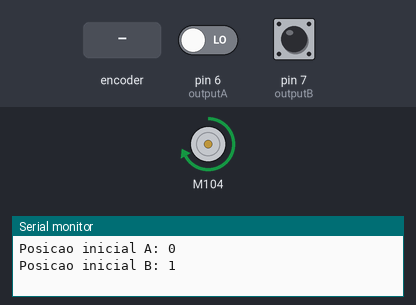
This sketch was run on a simulated Arduino Uno, built with avr-gcc and run on an emulated ATmega328P. On the bench: DC motor (green arrow = forward, orange = backward, longer = faster), the last lines printed to the serial monitor. The inputs (shaded band) are chosen by the test bench; at power-on: pin 6 (outputA) LOW, pin 7 (outputB) HIGH.

Above: at 1.2 s.
1.3 s: rotary encoder on pin 6 (outputA) / pin 7 (outputB) turned 1 step (first pin leading)
At 1.6 s:
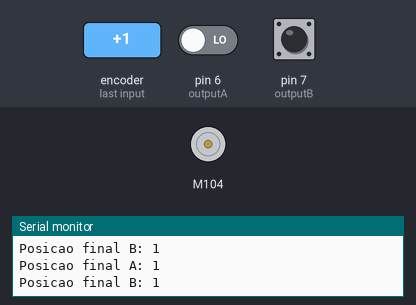
Timing chart, 0 to 4.3 s (numbered marks = the images above; inputs shaded):
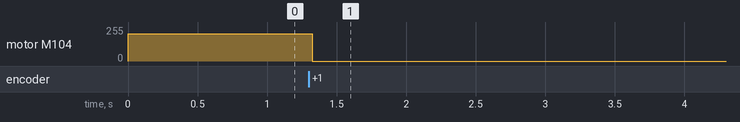

Measured:
- after the input at 1.3 s, motor M104: forward 204/255 → stopped at once

The sketch:

motor_dc.ino
```cpp
//  Demo function:The application method to drive the DC motor.
//  Author:Loovee (luweicong@seeed.cc)
//  2016-3-11

#include "MotorDriver.h"

MotorDriver motor;

 #define outputA 6
 #define outputB 7
 #define motorPin 10
 int counter = 0;
 int stateA, stateB;
 int initStateA, initStateB;
 void setup() {
   pinMode (outputA,INPUT);
   pinMode (outputB,INPUT);
   motor.begin();

   Serial.begin (9600);
   // Reads the initial state of the outputA
   initStateA = digitalRead(outputA);
   initStateB = digitalRead(outputB);

   Serial.print("Posicao inicial A: ");
   Serial.print(initStateA);
   Serial.print("\n");

   Serial.print("Posicao inicial B: ");
   Serial.print(initStateB);
   Serial.print("\n");
 }

void loop() {
    //motor.speed(0, 100);            // set motor0 to speed 100
    /*delay(1000);
    motor.brake(0);                 // brake
    delay(1000);
    motor.speed(0, -100);           // set motor0 to speed -100
    delay(1000);
    motor.stop(0);                  // stop
    delay(1000);
    */

   stateA = initStateA;
   stateB = initStateB;
   if (initStateA == initStateB){
    while (stateA == stateB){
      motor.speed(0, 80);
      stateA = digitalRead(outputA);
      stateB = digitalRead(outputB);
    }
    motor.speed(0, 0);
    Serial.print("Posicao final A: ");
    Serial.print(stateA);
    Serial.print("\n");

    Serial.print("Posicao final B: ");
    Serial.print(stateB);
    Serial.print("\n");
   }
   else {
    while (stateA != stateB){
      motor.speed(0, 80);
      stateA = digitalRead(outputA);
      stateB = digitalRead(outputB);
    }
    motor.speed(0, 0);
    Serial.print("Posicao final A: ");
    Serial.print(stateA);
    Serial.print("\n");

    Serial.print("Posicao final B: ");
    Serial.print(stateB);
    Serial.print("\n");
   }
}
// END FILE
```
